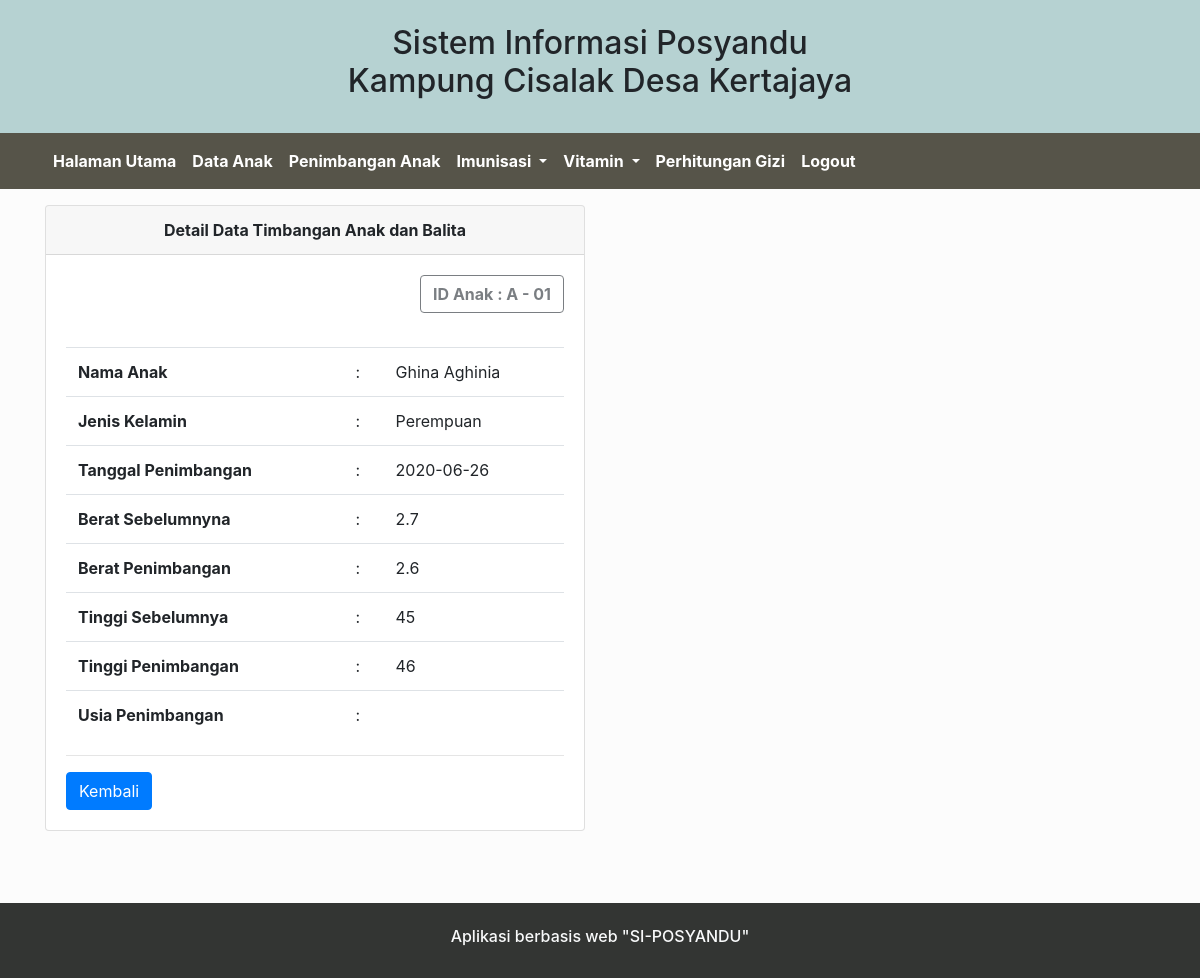
/Timbangan/detail/1, run on the app's committed database.
### tables this page shows
CREATE TABLE `timbangan` (
  `Kode_timbangan` int(10) NOT NULL,
  `Id_anak` int(10) NOT NULL,
  `Tanggal_penimbangan` date NOT NULL,
  `Berat_timbangan` varchar(5) NOT NULL,
  `Tinggi_timbangan` int(5) NOT NULL,
  `Kode_imunisasi` int(10) NOT NULL,
  `Kode_vitamin` int(10) DEFAULT NULL
);

CREATE TABLE `anak` (
  `Id_anak` int(10) NOT NULL,
  `Nama_anak` varchar(30) NOT NULL,
  `Tanggal_lahir` date NOT NULL,
  `Jenis_kelamin` varchar(20) NOT NULL,
  `Berat_badan` varchar(5) NOT NULL,
  `Tinggi_badan` int(5) NOT NULL,
  `Usia` varchar(30) NOT NULL,
  `Nama_ibu` varchar(20) NOT NULL,
  `Nama_ayah` varchar(20) NOT NULL,
  `Alamat` varchar(50) NOT NULL,
  `Status` varchar(30) NOT NULL
);

### application/controllers/Timbangan.php (called while the page is built, shortened)
<?php
class Timbangan extends CI_Controller{
    public function __construct()
    {
        $this->load->model('Timbangan_model');
        $this->load->helper('url');
    }
   public function detail($id)
   {
        $data['judul'] = 'Detail Data Timbangan Anak dan Balita';
        $data['timbangan'] = $this->Timbangan_model->getDetail($id)[0];
        $this->load->view('Templates2/Header', $data);
        $this->load->view('Timbangan/Detail', $data);
        $this->load->view('Templates2/Footer');
   }
}

### index.php (called while the page is built, shortened)
<?php
require_once BASEPATH.'core/CodeIgniter.php';

### application/models/Timbangan_model.php (called while the page is built, shortened)
<?php
class Timbangan_model extends CI_Model{
    public function getDetail($id)
    {
        $sql = "select timbangan.*, anak.*, imunisasi.*, vitamin.* from timbangan join imunisasi on imunisasi.Kode_imunisasi=timbangan.Kode_imunisasi join vitamin on vitamin.Kode_vitamin=timbangan.Kode_vitamin join anak on anak.Id_anak=timbangan.Id_anak where timbangan.Kode_timbangan=$id";
        $query = $this->db->query($sql);
        return $query->result_array();
    }
}

### application/views/Timbangan/Detail.php (the view)
<div class="container">
    <div class="row mt-3">
        <div class="col-md-6">
        <div class="card">
        <div class="card-header text-center font-weight-bold">
            Detail Data Timbangan Anak dan Balita
        </div>
        <div class="card-body">
        <button type="button" class="btn btn-outline-dark float-right font-weight-bold" disabled>ID Anak : A - 0<?= $timbangan['Id_anak']; ?></button><br><br><br>
        <table class="table">
            <tbody class="">
                <tr>
                <th scope="row">Nama Anak</th>
                <td>:</td>
                <td><?= $timbangan['Nama_anak']; ?></td>
                </tr>
                <tr>
                <th scope="row">Jenis Kelamin</th>
                <td>:</td>
                <td><?= $timbangan['Jenis_kelamin']; ?></td>
                </tr>
                <tr>
                <th scope="row">Tanggal Penimbangan</th>
                <td>:</td>
                <td><?= $timbangan['Tanggal_penimbangan']; ?></td>
                </tr>
                <tr>
                <th scope="row">Berat Sebelumnyna</th>
                <td>:</td>
                <td><?= $timbangan['Berat_badan']; ?></td>
                </tr>
                <tr>
                <th scope="row">Berat Penimbangan</th>
                <td>:</td>
                <td><?= $timbangan['Berat_timbangan']; ?></td>
                </tr>
                <tr>
                <th scope="row">Tinggi Sebelumnya</th>
                <td>:</td>
                <td><?= $timbangan['Tinggi_badan']; ?></td>
                </tr>
                <tr>
                <th scope="row">Tinggi Penimbangan</th>
                <td>:</td>
                <td><?= $timbangan['Tinggi_timbangan']; ?></td>
                </tr>
                <tr>
                <th scope="row">Usia Penimbangan</th>
                <td>:</td>
                <td><?= $timbangan['Usia_timbangan']; ?></td>
                </tr>
            </tbody>
        </table>
                <hr>
                <a href="<?= base_url(); ?>Timbangan" class="btn btn-primary">Kembali</a>
        </div>
        </div>
        </div>
    </div>
</div> <BR><BR><BR>

### data on the page
timbangan: Id_anak.Id_anak "1", Id_anak.Nama_anak "Ghina Aghinia", Id_anak.Jenis_kelamin "Perempuan", Tanggal_penimbangan "2020-06-26", Id_anak.Berat_badan "2.7", Berat_timbangan "2.6", Id_anak.Tinggi_badan "45", Tinggi_timbangan "46"
